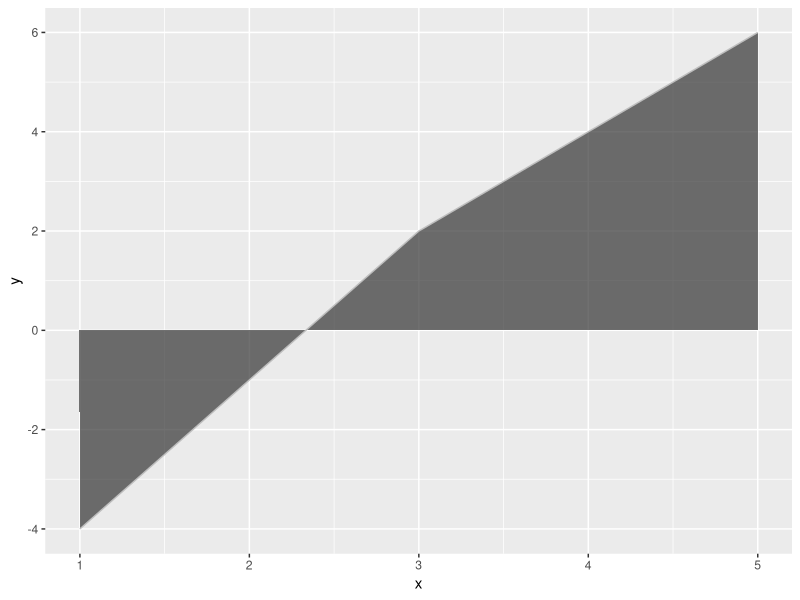
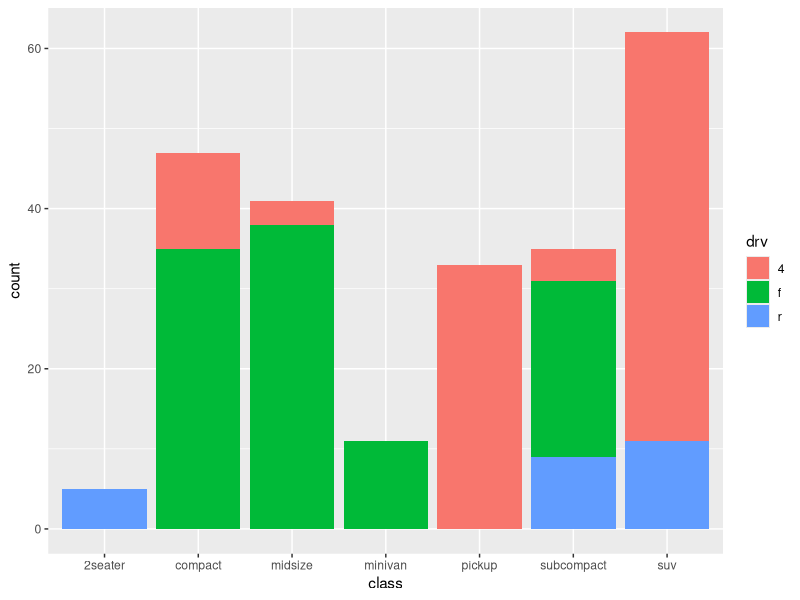
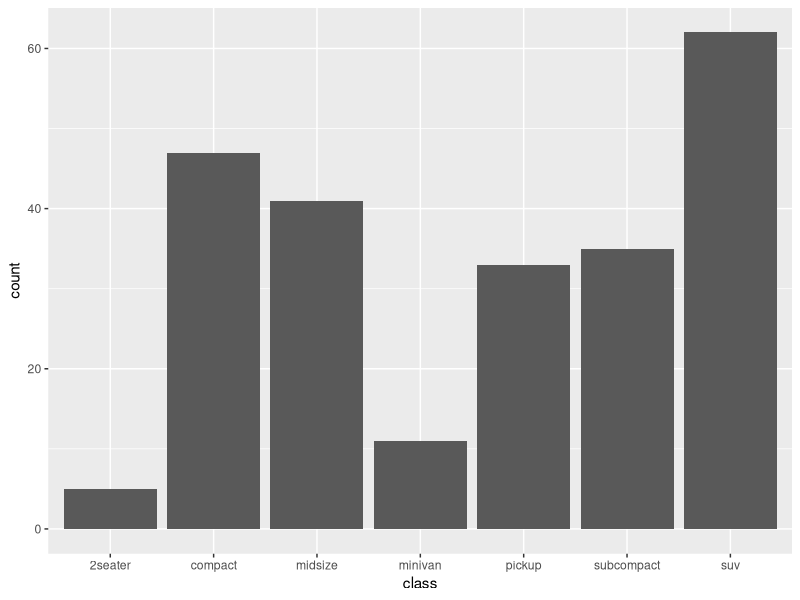
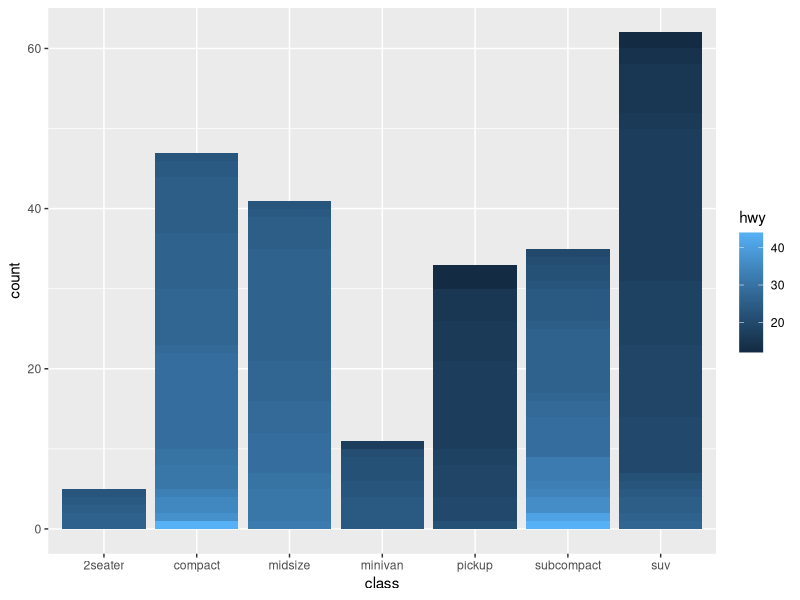
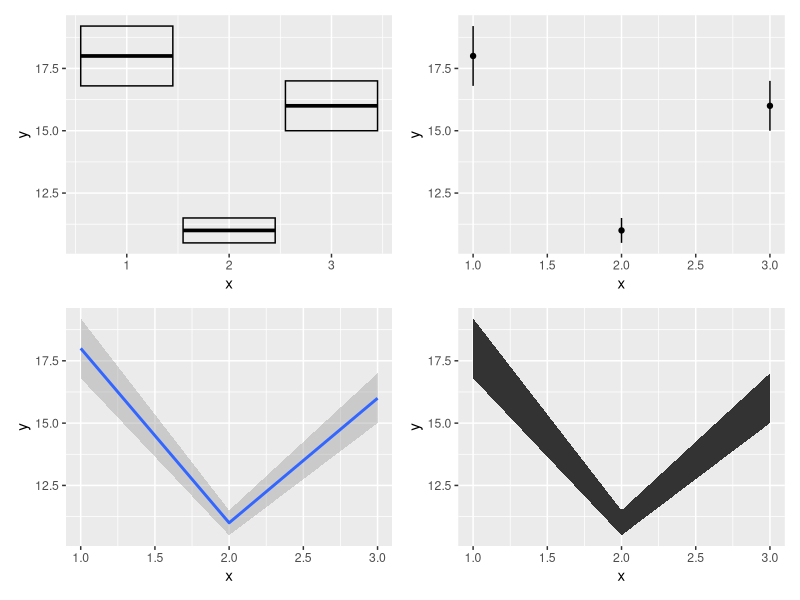
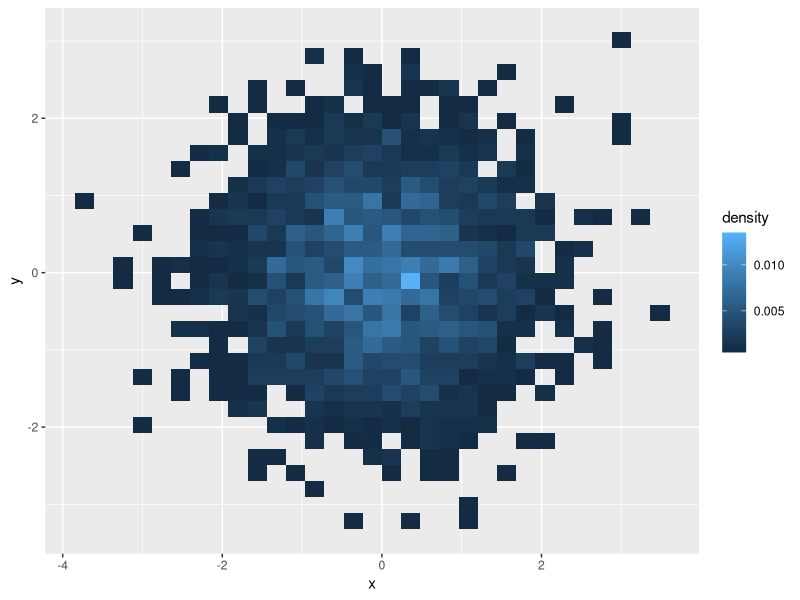
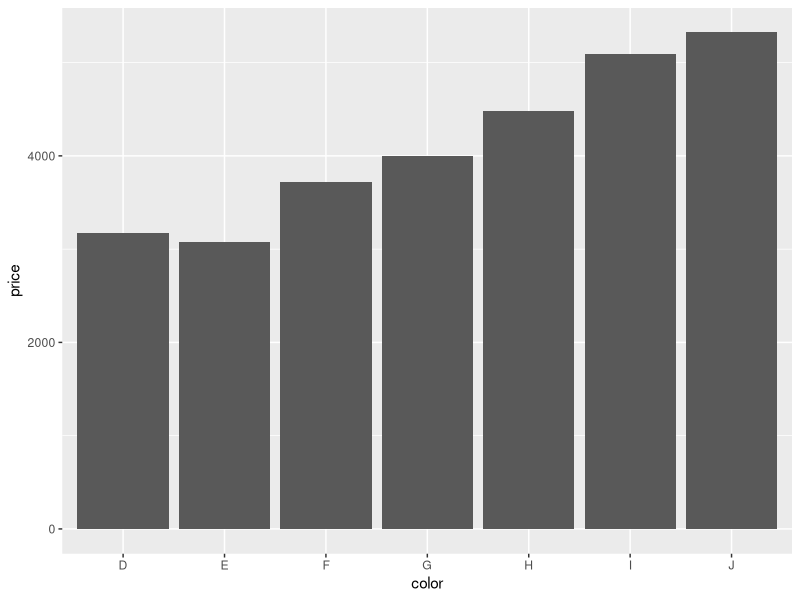
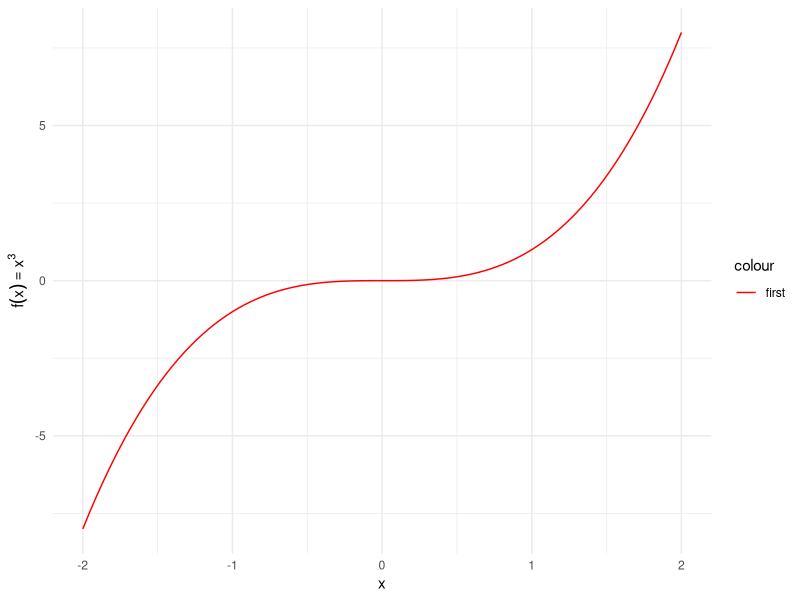

These charts were generated, in order, by the following R code:
## ---- chunk 1
#| include: false
knitr::opts_chunk$set(
  results = "markup",
  collapse = TRUE,
  comment = ""
)
## ---- chunk 2
#| include: false
## library to inspect objects
library(tibble)
library(purrr)
library(rlang)
library(ggplot2)
library(scales)
library(dplyr)
library(patchwork)
library(ggtext)
## ---- chunk 3
df <- data.frame(
  x = c(3 ,1, 5),
  y = c(2,-4,6),
  label = c("a", "b", "c")
)

df |>
  ggplot(aes(x, y, label = label)) +
  geom_area(color = "gray", alpha = 0.7)

## ---- chunk 4
df <- data.frame(x = 1:3, y = 11:13, color = c(1,3,5))

xgrid <- with(df , seq(min(x), max(x), length.out = 10))
xgrid

approx(df$x, df$y, xout = xgrid)
## ---- chunk 5
# drv is character therefore treated equivalently to factor.
# Here, drv is also a group asthetic. So, for the finest grain grouping the values of fill aesthetic is the same. 
# Hence, they have the same color.
mpg |>
  ggplot(aes(class, fill = drv)) +
  geom_bar()

# Here, the latest grouping is `class`. For each group in class, there are multiple fill colors, so ggplot ignores individual
# color mappings altogether and gives a default gray color to all.
mpg |>
  ggplot(aes(class, fill = hwy )) + 
  geom_bar()

# Need to explicitly mention group aesthetic for continuous fill aesthetics.
mpg |>
  ggplot(aes(class, fill = hwy, group = hwy)) +
  geom_bar()

## ---- chunk 6
df <- data.frame(x = 1:3, y = c(18, 11, 16), se = c(1.2, 0.5, 1.0))
cb <- df |> ggplot(aes(x, y, ymin = y - se, ymax = y + se)) + geom_crossbar()
lr <- df |> ggplot(aes(x, y, ymin = y - se, ymax = y + se)) + geom_linerange() + geom_point()
sm <- df |> ggplot(aes(x, y, ymin = y - se, ymax = y + se)) + geom_smooth(stat = "identity")
rb <- df |> ggplot(aes(x, y, ymin = y - se, ymax = y + se)) + geom_ribbon()

cb + lr + sm + rb

## ---- chunk 7
df <- data.frame(x = rnorm(2000), y =  rnorm(2000))

df |>
  ggplot(aes(x, y)) +
  geom_bin2d(aes(fill = after_stat(density)))
## ---- chunk 8
diamonds |>
  ggplot(aes(color, price)) +
  geom_bar(stat = "summary_bin", fun = mean)
## ---- chunk 9
df <- data.frame(x = seq(-2, 2, by = 0.01))
df |>
  ggplot(aes(x)) +
  geom_function(aes(colour = "first"), fun = \(x) x^3) +
  ylab(label = quote(f(x) == x^3)) +
  scale_colour_manual(values = c("first" = "red")) +
  theme_minimal()

## ---- chunk 10
data.frame(x = 1:3, y = 1:3, family = c("sans", "serif", "mono"), fontface = c("plain", "bold", "italic")) |>
  ggplot(aes(x,y)) +
  geom_text(aes(label = family, family = family, fontface = fontface)) +
  xlab(label = "Axis title with *italic* and **bold**") +
  theme(axis.title.x = ggtext::element_markdown())
